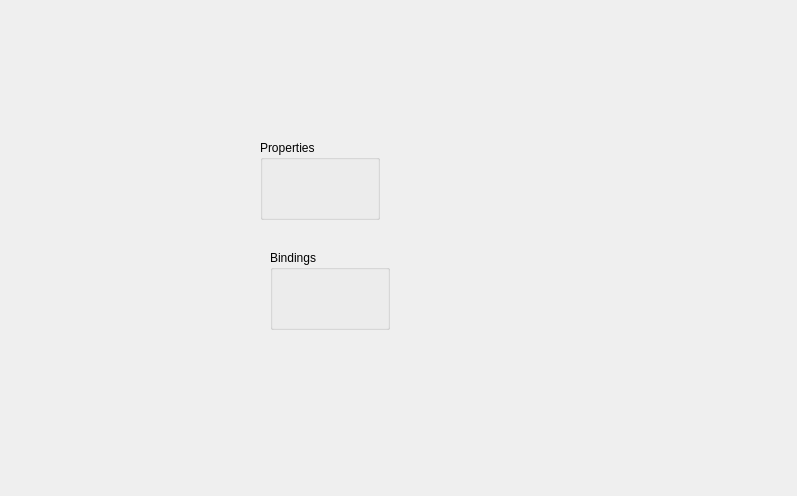
<?xml version="1.0" encoding="UTF-8"?>
<ui version="4.0">
 <class>InputBindWidget</class>
 <widget class="QWidget" name="InputBindWidget">
  <property name="geometry">
   <rect>
    <x>0</x>
    <y>0</y>
    <width>797</width>
    <height>496</height>
   </rect>
  </property>
  <property name="windowTitle">
   <string>Input Bind Widget</string>
  </property>
  <widget class="QGroupBox" name="groupBox">
   <property name="geometry">
    <rect>
     <x>260</x>
     <y>140</y>
     <width>120</width>
     <height>80</height>
    </rect>
   </property>
   <property name="title">
    <string>Properties</string>
   </property>
  </widget>
  <widget class="QGroupBox" name="groupBox_2">
   <property name="geometry">
    <rect>
     <x>270</x>
     <y>250</y>
     <width>120</width>
     <height>80</height>
    </rect>
   </property>
   <property name="title">
    <string>Bindings</string>
   </property>
  </widget>
  <widget class="QWidget" name="verticalLayoutWidget">
   <property name="geometry">
    <rect>
     <x>250</x>
     <y>20</y>
     <width>161</width>
     <height>51</height>
    </rect>
   </property>
   <layout class="QVBoxLayout" name="tab_bar_layout"/>
  </widget>
  <widget class="QWidget" name="horizontalLayoutWidget">
   <property name="geometry">
    <rect>
     <x>250</x>
     <y>370</y>
     <width>160</width>
     <height>80</height>
    </rect>
   </property>
   <layout class="QHBoxLayout" name="horizontalLayout"/>
  </widget>
 </widget>
 <resources/>
 <connections/>
</ui>
